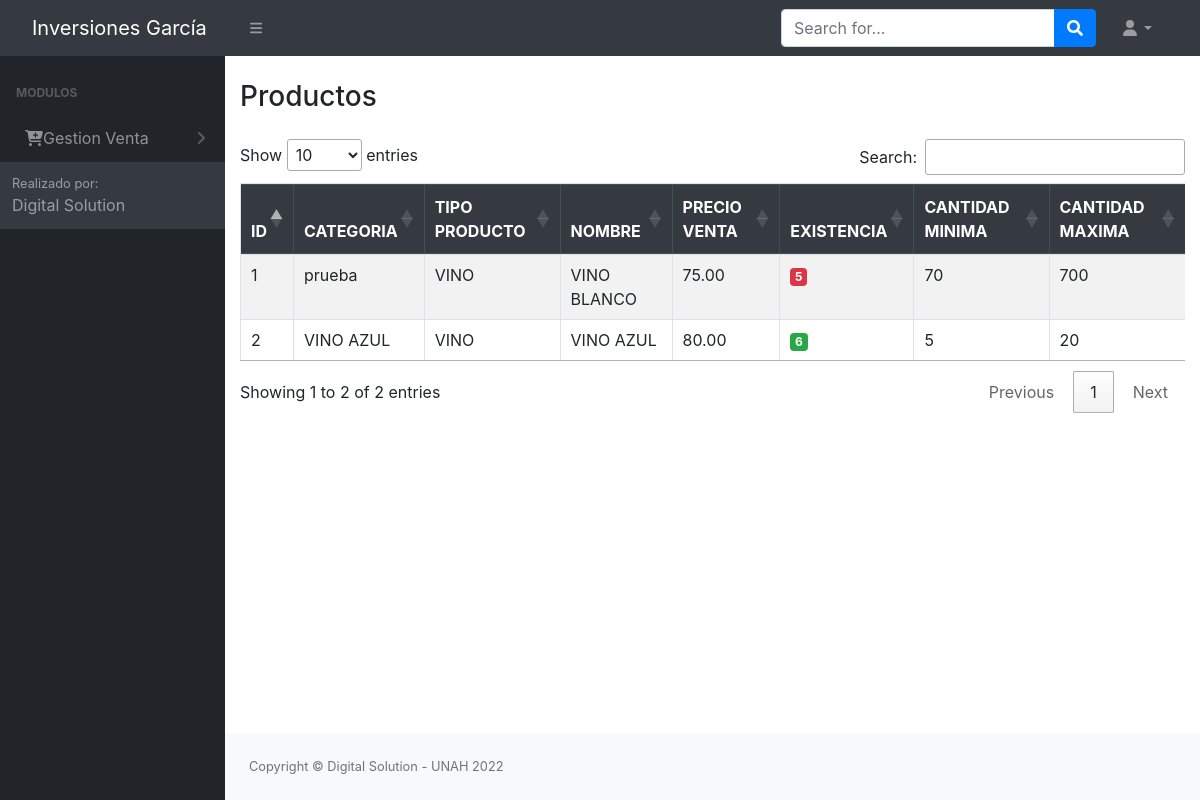
Screenshot of /src/producto.php (signed in) with the database file from the repository.
### tables this page shows
CREATE TABLE `tbl_permisos` (
  `id_permiso` int(11) NOT NULL AUTO_INCREMENT,
  `id_rol` int(11) NOT NULL,
  `permiso_insercion` int(11) NOT NULL,
  `permiso_eliminacion` int(11) NOT NULL,
  `permiso_modificar` int(11) NOT NULL,
  `permiso_consultar` int(11) NOT NULL,
  `id_objeto` int(11) NOT NULL,
  `pdf` int(11) NOT NULL,
  PRIMARY KEY (`id_permiso`),
  KEY `id_objeto` (`id_objeto`),
  KEY `id_rol` (`id_rol`)
);

CREATE TABLE `tbl_modulos` (
  `id_objeto` int(11) NOT NULL AUTO_INCREMENT,
  `Objeto` varchar(100) NOT NULL,
  `descripcion_objeto` varchar(30) NOT NULL,
  `id_padre` int(11) NOT NULL,
  `URL` varchar(100) NOT NULL,
  PRIMARY KEY (`id_objeto`)
);

CREATE TABLE `tbl_producto` (
  `codproducto` int(11) NOT NULL AUTO_INCREMENT,
  `id_categoria` int(11) NOT NULL,
  `id_tipo_producto` int(11) NOT NULL,
  `descripcion` varchar(200) NOT NULL,
  `precio_venta` decimal(10,2) NOT NULL,
  `existencia` int(11) NOT NULL,
  `cantidad_minima` int(11) NOT NULL,
  `cantidad_maxima` int(11) NOT NULL,
  `estado` int(11) NOT NULL DEFAULT 1,
  PRIMARY KEY (`codproducto`),
  KEY `id_categoria` (`id_categoria`,`id_tipo_producto`)
);

CREATE TABLE `tbl_categoria` (
  `id` int(11) NOT NULL AUTO_INCREMENT,
  `id_tipo_categ` int(11) NOT NULL,
  `descripcion` varchar(20) DEFAULT NULL,
  PRIMARY KEY (`id`),
  KEY `id_tipo_categ` (`id_tipo_categ`)
);

CREATE TABLE `tipo_producto` (
  `id` int(11) NOT NULL AUTO_INCREMENT,
  `descripcion` varchar(50) NOT NULL,
  PRIMARY KEY (`id`)
);

### config/conexion.php (called while the page is built, shortened)
<?php
    $bd = "bd_inversiones_garcia";
?>

### config/conex.php (called while the page is built, shortened)
<?php
     function getConexion()
    {
        $db = new PDO('mysql:host=localhost:3306;dbname=bd_inversiones_garcia', 'root', '');
        return $db;
    }
?>

### modelos/modelo_productos.php (called while the page is built, shortened)
<?php
    class ModeloProducto{
        private $db;
        private $datos;
        public function __construct(){
            require_once '../config/conexion.php';
            $this->db = getConexion();
        }
       public function insertargeneral($sql){
           $this->db = getConexion();
           $resultado=$this->db->query($sql);
           if ($resultado) {
               return true;
           }else {
               return false;
           }
       }
        public function mostrargeneral($consulta){
            $resu=$this->db->query($consulta);
            while($filas = $resu->FETCHALL(PDO::FETCH_ASSOC)) {
                $this->datos[]=$filas;
            }
            return $this->datos;
        }
    }
?>

### controladores/controlador_producto.php (the view, shortened to what this page needs)
<?php
include_once '../modelos/modelo_productos.php';
class ProductoContralador
{
    static public function mostrarProducto()
    {
        $productos = new ModeloProducto();
        $matrizproductos = $productos->mostrargeneral("select u.*,r.DESCRIPCION as TIPO_PRODUC, s.descripcion as CATEGORIA from tbl_producto u inner join tipo_producto r on u.id_tipo_producto = r.id inner join tbl_categoria s on u.id_categoria = s.id");
        $ii = 0;
        if($matrizproductos != null)
        {
            foreach ($matrizproductos as $key => $value) {
                foreach ($value as $registro) { ?>
              <tr>
                    <td><?=$ii = $ii + 1?></td>
                        <td> <?= $registro['CATEGORIA'] ?></td>
                        <td><?= $registro['TIPO_PRODUC'] ?></td>
                        <td><?= $registro['descripcion'] ?></td>
                        <td><?= $registro['precio_venta'] ?></td>
                        <td><span class="<?= $registro['existencia'] <= $registro['cantidad_minima']  ? 'badge badge-danger'  : 'badge badge-success'?>"> <?=$registro['existencia']?></span></td>
                        <td><?= $registro['cantidad_minima'] ?></td>
                        <td><?= $registro['cantidad_maxima'] ?></td>
                    </tr>
    <?php }
            }
        }
    }
}

### Login/header.php (shortened to what this page needs)
<?php
include '../config/conn.php';
?>
<!DOCTYPE html>
<html lang="en">
    <head>
        <link href="https://cdn.jsdelivr.net/npm/simple-datatables@latest/dist/style.css" rel="stylesheet" />
        <link href="../dist/css/styles.css" rel="stylesheet" />
        <link rel="stylesheet" href="../Login/vendors/x/dist/notiflix-3.2.5.min.css" />
        <link rel="stylesheet" href="https://cdnjs.cloudflare.com/ajax/libs/twitter-bootstrap/4.1.3/css/bootstrap.css">
        <link rel="stylesheet" href="https://cdn.datatables.net/1.10.20/css/dataTables.bootstrap4.min.css">
        <link rel="stylesheet" type="text/css" href="assets/css/main.css">
        <link rel="stylesheet" type="text/css" href="assets/css/style.css">
        <link href="https://cdn.jsdelivr.net/npm/bootstrap@5.1.3/dist/css/bootstrap.min.css" rel="stylesheet">
        <link href="../dist/css/contenedor.css" rel="stylesheet" />
        <link href="../Login/vendors/bootstrap/dist/css/bootstrap.min.css" rel="stylesheet">
        <link rel="stylesheet" href="../Login/vendors/notiflix/dist/notiflix-3.2.5.min.css" />
        <link rel="stylesheet" href="https://cdnjs.cloudflare.com/ajax/libs/font-awesome/5.7.2/css/all.min.css" />
        <link rel="stylesheet" href="https://cdnjs.cloudflare.com/ajax/libs/simple-line-icons/2.4.1/css/simple-line-icons.css" />
        <link rel="stylesheet" href="https://cdn.datatables.net/1.10.19/css/jquery.dataTables.min.css" />
        <link rel="stylesheet" href="https://cdn.datatables.net/buttons/1.5.6/css/buttons.dataTables.min.css" />
    </head>
    <body class="sb-nav-fixed">
        <nav class="sb-topnav navbar navbar-expand navbar-dark bg-dark">
            <a class="navbar-brand ps-3" id="titulo_menu" href="../dist/home.php">  Inversiones García  </a>
            <button class="btn btn-link btn-sm order-1 order-lg-0 me-4 me-lg-0" id="sidebarToggle" href="#!"><i class="fas fa-bars"></i></button>
            <form class="d-none d-md-inline-block form-inline ms-auto me-0 me-md-3 my-2 my-md-0">
                <div class="input-group">
                    <input class="form-control" type="text" placeholder="Search for..." aria-label="Search for..." aria-describedby="btnNavbarSearch" />
                    <button class="btn btn-primary" id="btnNavbarSearch" type="button"><i class="fas fa-search"></i></button>
                </div>
            </form>
            <ul class="navbar-nav ms-auto ms-md-0 me-3 me-lg-4">
                <li class="nav-item dropdown">
                    <a class="nav-link dropdown-toggle" id="navbarDropdown" href="#" role="button" data-bs-toggle="dropdown" aria-expanded="false"><i class="fas fa-user fa-fw"></i></a>
                </li>
            </ul>
        </nav>
        <div id="layoutSidenav">
            <div id="layoutSidenav_nav">
                <nav class="sb-sidenav accordion sb-sidenav-dark" id="sidenavAccordion">
                    <div class="sb-sidenav-menu">
                        <div class="nav">
                            <div class="sb-sidenav-menu-heading">Modulos</div>
                            <?php
                            $rol = $_SESSION['rol'];
                            $result = mysqli_query($conn, "select * from tbl_modulos tm inner join tbl_permisos tp ON tm.ID_OBJETO = tp.ID_OBJETO where tm.ID_PADRE = 0 and tp.permiso_consultar = 1 and tp.ID_ROL = '$rol'"); ?>
                            <?php foreach ($result as $i) : ?>
                                <a class="nav-link collapsed" href="#" data-bs-toggle="collapse" data-bs-target="#pagesCollapsePersonas<?= $i['id_objeto'] ?>" aria-expanded="false" aria-controls="pagesCollapseError">
                                    &nbsp;&nbsp;<?= $i['Objeto'] ?>
                                    <div class="sb-sidenav-collapse-arrow"><i class="fas fa-angle-down"></i></div>
                                </a>
                            <?php endforeach; ?>
                    </div>
                    <div class="sb-sidenav-footer">
                        <div class="small">Realizado por:</div>
                        Digital Solution
                    </div>
                </nav>
            </div>
            <div id="layoutSidenav_content"> <br>

### rows the page displays
tbl_permisos: id_objeto.Objeto "Gestion Venta"
tbl_producto: id_categoria.descripcion "prueba", id_tipo_producto.descripcion "VINO", descripcion "VINO BLANCO", precio_venta "75.00", existencia "5", cantidad_minima "70", cantidad_maxima "700"
tbl_producto: ii "2", id_categoria.descripcion "VINO AZUL", id_tipo_producto.descripcion "VINO", descripcion "VINO AZUL", precio_venta "80.00", existencia "6", cantidad_minima "5", cantidad_maxima "20"
